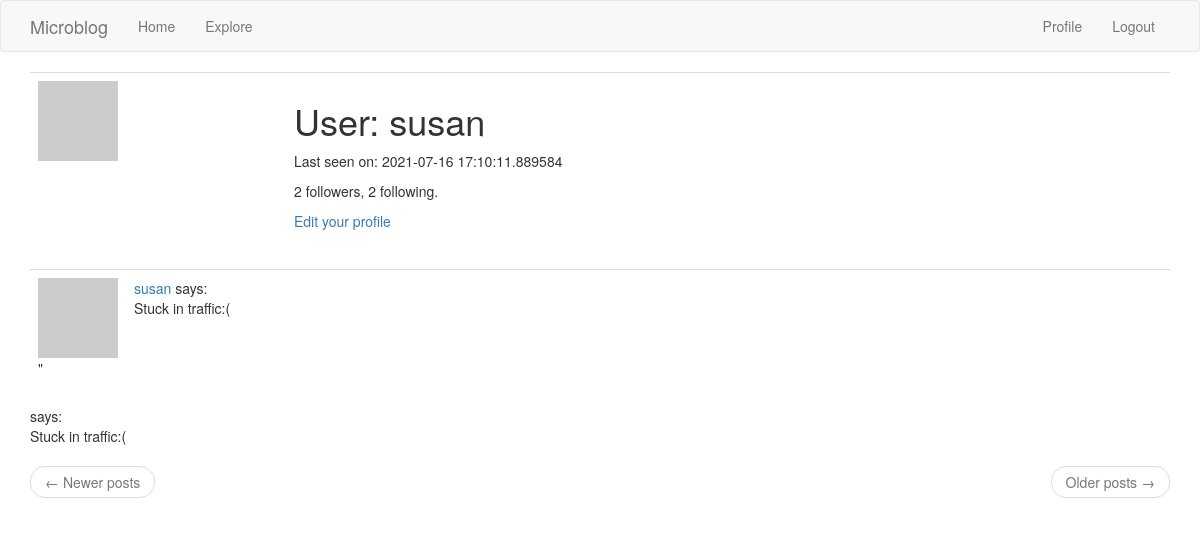
Screenshot of /user/susan (signed in) with the database file from the repository.
### app/models.py (models this page shows, shortened)
class User(UserMixin, db.Model):
    id = db.Column(db.Integer, primary_key=True)
    username = db.Column(db.String(64), index=True, unique=True)
    email = db.Column(db.String(120), index=True, unique=True)
    password_hash = db.Column(db.String(128))
    posts = db.relationship('Post', backref='author', lazy='dynamic')
    about_me = db.Column(db.String(140))
    last_seen = db.Column(db.DateTime, default=datetime.utcnow)
    followed = db.relationship(
        'User', secondary=followers,
        primaryjoin=(followers.c.follower_id == id),
        secondaryjoin=(followers.c.followed_id == id),
        backref=db.backref('followers', lazy='dynamic'), lazy='dynamic'
    )
    def avatar(self, size):
        digest = md5(self.email.lower().encode('utf-8')).hexdigest()
        return 'https://www.gravatar.com/avatar/{}?d=identicon&s={}'.format(digest, size)

class Post(db.Model):
    id = db.Column(db.Integer, primary_key=True)
    body = db.Column(db.String(140))
    timestamp = db.Column(db.DateTime, index=True, default=datetime.utcnow)
    user_id = db.Column(db.Integer, db.ForeignKey('user.id'))

### app/routes.py (the view)
@app.route('/user/<username>')
@login_required
def user(username):
    user = User.query.filter_by(username=username).first_or_404()
    posts = Post.query.filter_by(user_id=user.id).order_by(Post.timestamp.desc())
    return render_template('user.html', user=user, posts=posts)

### app/models.py (called while the page is built)
@login.user_loader
def load_user(id):
    return User.query.get(int(id))

### app/routes.py (called while the page is built)
@app.before_request
def before_request():
    if current_user.is_authenticated:
        current_user.last_seen = datetime.utcnow()
        db.session.commit()

### app/templates/user.html (shortened to what this page needs)
{% extends "base.html" %}
{% block app_content %}
    <table class="table table-hover">
        <tr>
            <td width="256px"><img src="{{ user.avatar(256) }}"></td>
            <td>
                <h1>User: {{ user.username }}</h1>
                {% if user.last_seen %}<p>Last seen on: {{ user.last_seen }}</p>{% endif %}
                <p>{{ user.followers.count() }} followers, {{ user.followed.count() }} following.</p>
                {% if user == current_user %}
                <p><a href="{{ url_for('edit_profile')}}">Edit your profile</a></p>
                {% endif %}
            </td>
        </tr>
    </table>
    {% for post in posts %}
        {% include '_post.html' %}
    {% endfor %}
    <nav aria-label="...">
        <ul class="pager">
            <li class="previous{% if not prev_url %} disabled{% endif %}">
                <a href="{{ prev_url or '#' }}">
                    <span aria-hidden="true">&larr;</span> Newer posts
                </a>
            </li>
            <li class="next{% if not next_url %} disabled{% endif %}">
                <a href="{{ next_url or '#' }}">
                    Older posts <span aria-hidden="true">&rarr;</span>
                </a>
            </li>
        </ul>
    </nav>
{% endblock %}

### app/templates/_post.html (shortened to what this page needs)
<table class="table table-hover">
    <tr>
        <td width="70px">
            <a href="{{ url_for('user', username=post.author.username) }}">
                <img src="{{ post.author.avatar(70) }}" />
            </a>"
        </td>
        <td>
            <a href="{{ url_for('user', username=post.author.username) }}">
                {{ post.author.username }}
            </a>
            says:
            <br>
            {{ post.body }}
        </td>
    </tr>
</table>                </a>
            says:
            <br>
            {{ post.body }}

### rows the page displays
User: username "susan", last_seen "2021-07-16 17:10:11.889584"
Post: author.username "susan", body "Stuck in traffic:("

### other values shown
{{ user.followers.count() }} "2"
{{ user.followed.count() }} "2"
